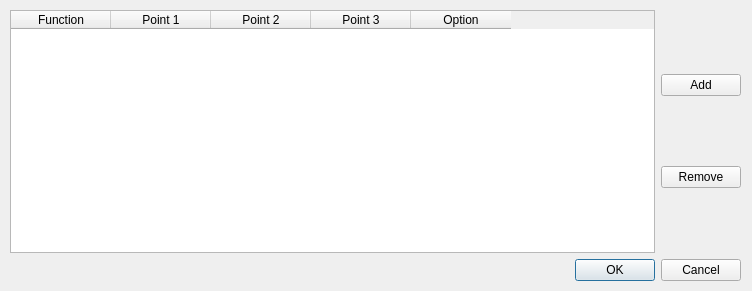
<?xml version="1.0" encoding="UTF-8"?>
<ui version="4.0">
 <class>CADDigitize_ND</class>
 <widget class="QDialog" name="CADDigitize_ND">
  <property name="geometry">
   <rect>
    <x>0</x>
    <y>0</y>
    <width>752</width>
    <height>291</height>
   </rect>
  </property>
  <property name="windowTitle">
   <string>Dialog</string>
  </property>
  <widget class="QWidget" name="layoutWidget">
   <property name="geometry">
    <rect>
     <x>10</x>
     <y>10</y>
     <width>731</width>
     <height>271</height>
    </rect>
   </property>
   <layout class="QVBoxLayout" name="verticalLayout_2">
    <item>
     <layout class="QHBoxLayout" name="horizontalLayout">
      <item>
       <widget class="QTableWidget" name="tableWidget">
        <property name="inputMethodHints">
         <set>Qt::ImhFormattedNumbersOnly</set>
        </property>
        <property name="rowCount">
         <number>0</number>
        </property>
        <column>
         <property name="text">
          <string>Function</string>
         </property>
        </column>
        <column>
         <property name="text">
          <string>Point 1</string>
         </property>
        </column>
        <column>
         <property name="text">
          <string>Point 2</string>
         </property>
        </column>
        <column>
         <property name="text">
          <string>Point 3</string>
         </property>
        </column>
        <column>
         <property name="text">
          <string>Option</string>
         </property>
        </column>
       </widget>
      </item>
      <item>
       <layout class="QVBoxLayout" name="verticalLayout">
        <item>
         <widget class="QPushButton" name="add_btn">
          <property name="text">
           <string>Add</string>
          </property>
         </widget>
        </item>
        <item>
         <widget class="QPushButton" name="remove_btn">
          <property name="text">
           <string>Remove</string>
          </property>
         </widget>
        </item>
       </layout>
      </item>
     </layout>
    </item>
    <item>
     <widget class="QDialogButtonBox" name="buttonBox">
      <property name="orientation">
       <enum>Qt::Horizontal</enum>
      </property>
      <property name="standardButtons">
       <set>QDialogButtonBox::Cancel|QDialogButtonBox::Ok</set>
      </property>
     </widget>
    </item>
   </layout>
  </widget>
 </widget>
 <resources/>
 <connections>
  <connection>
   <sender>buttonBox</sender>
   <signal>accepted()</signal>
   <receiver>CADDigitize_ND</receiver>
   <slot>accept()</slot>
   <hints>
    <hint type="sourcelabel">
     <x>248</x>
     <y>254</y>
    </hint>
    <hint type="destinationlabel">
     <x>157</x>
     <y>274</y>
    </hint>
   </hints>
  </connection>
  <connection>
   <sender>buttonBox</sender>
   <signal>rejected()</signal>
   <receiver>CADDigitize_ND</receiver>
   <slot>reject()</slot>
   <hints>
    <hint type="sourcelabel">
     <x>316</x>
     <y>260</y>
    </hint>
    <hint type="destinationlabel">
     <x>286</x>
     <y>274</y>
    </hint>
   </hints>
  </connection>
 </connections>
</ui>
